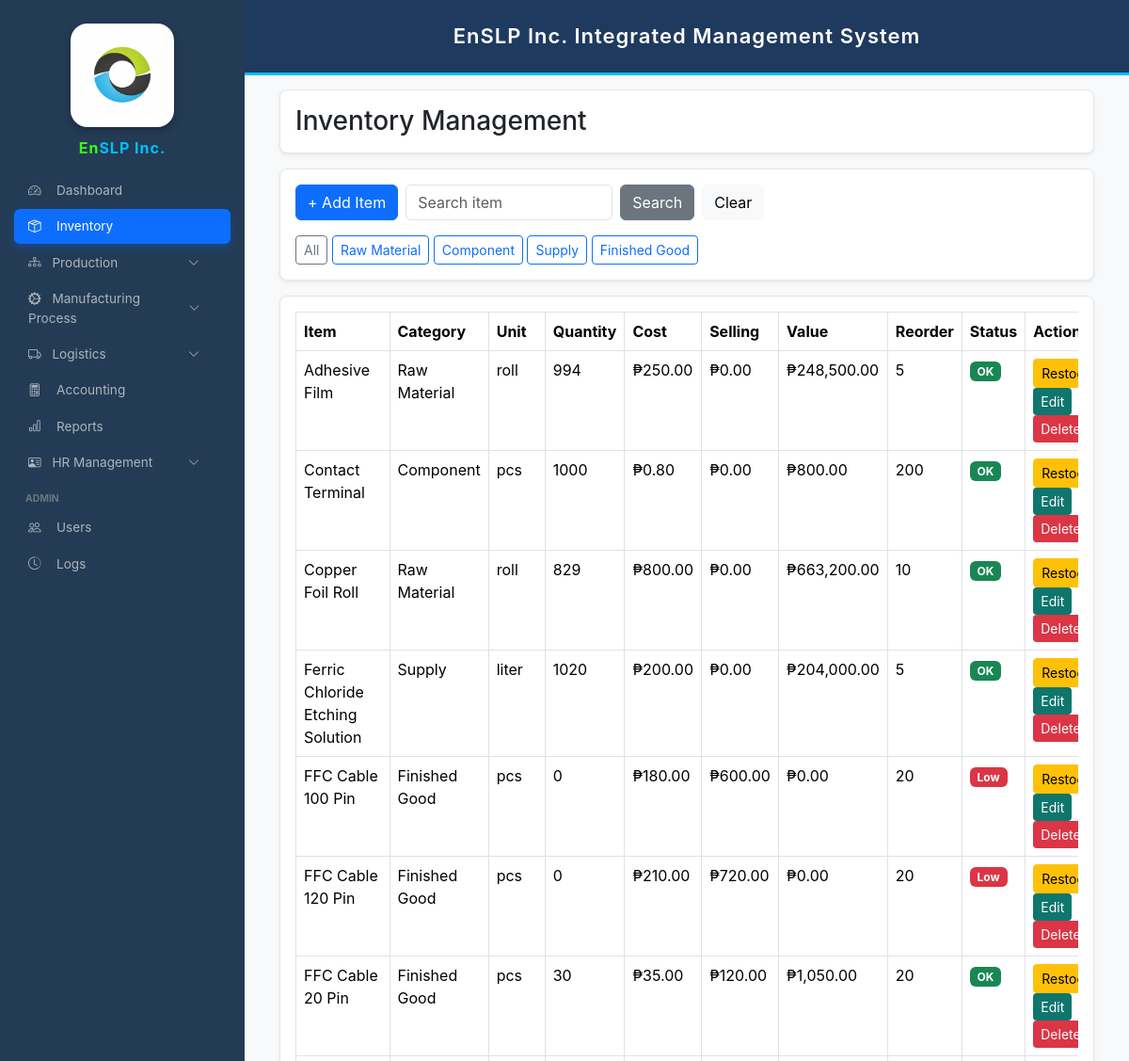
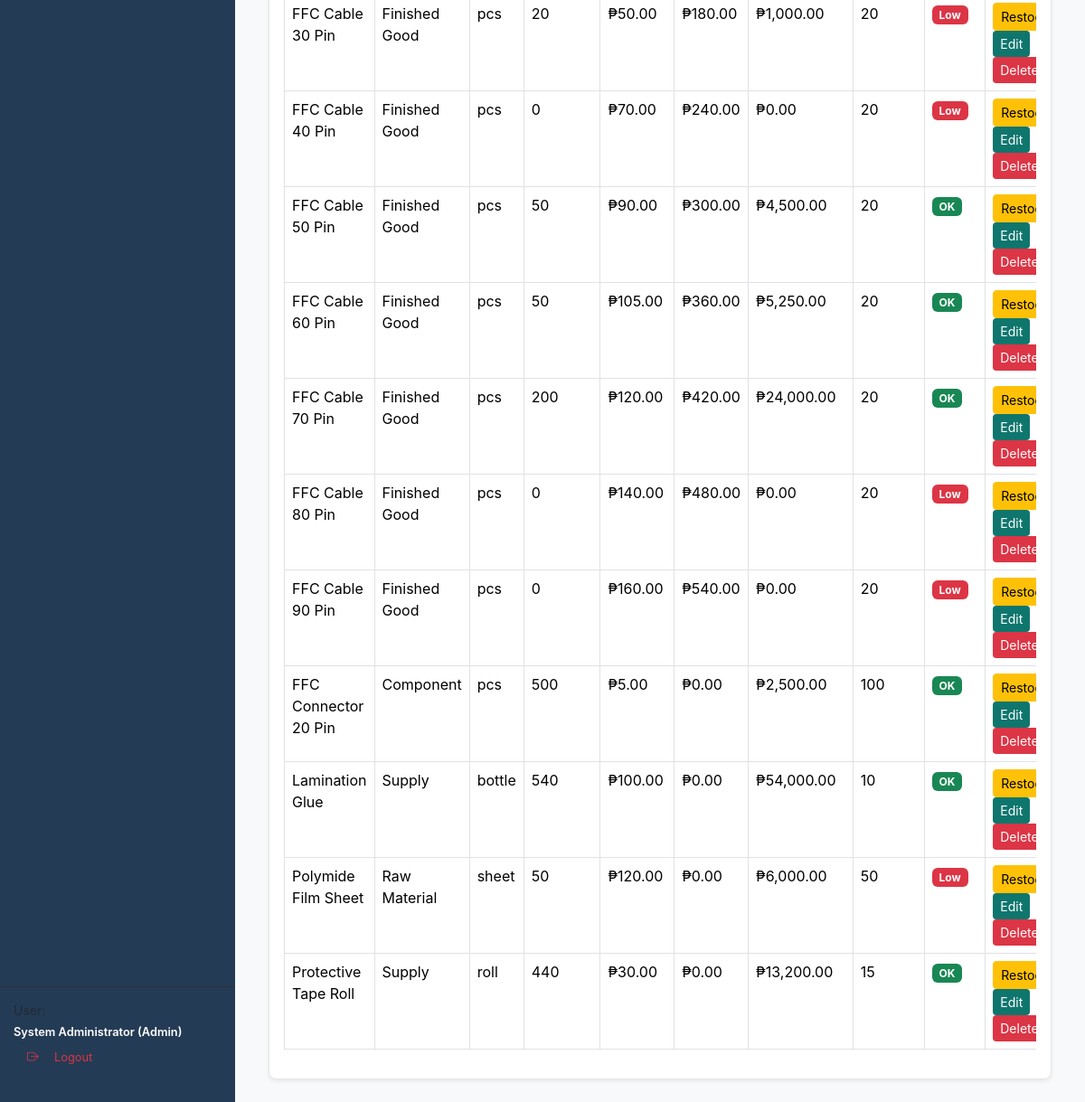
Page /inventory.php (signed in) on the committed database (2 pictures, top to bottom).
### tables this page shows
CREATE TABLE `inventory_items` (
  `id` int(11) NOT NULL,
  `item_code` varchar(50) DEFAULT NULL,
  `item_name` varchar(150) NOT NULL,
  `category` varchar(50) DEFAULT NULL,
  `unit` varchar(30) DEFAULT 'pcs',
  `quantity` int(11) NOT NULL DEFAULT 0,
  `reorder_level` int(11) NOT NULL DEFAULT 0,
  `created_at` datetime NOT NULL DEFAULT current_timestamp(),
  `cost` decimal(10,2) DEFAULT NULL,
  `selling_price` decimal(10,2) DEFAULT 0.00,
  `status` varchar(20) DEFAULT 'active',
  `value` decimal(10,2) DEFAULT 0.00
);

### inventory.php (the view, shortened to what this page needs)
<?php
require_once 'config.php';
$q = trim($_GET['q'] ?? '');
$category = $_GET['category'] ?? '';
if($q!=""){
    $stmt=$conn->prepare("SELECT * FROM inventory_items WHERE item_name LIKE ? AND status='active'");
    $stmt->execute(["%$q%"]);
}elseif($category!=""){
    $stmt=$conn->prepare("SELECT * FROM inventory_items WHERE category=? AND status='active'");
    $stmt->execute([$category]);
}else{
    $stmt=$conn->query("SELECT * FROM inventory_items WHERE status='active' ORDER BY item_name ASC");
}
$items=$stmt->fetchAll(PDO::FETCH_ASSOC);
?>
<!DOCTYPE html>
<html>
<head>
<link href="https://cdn.jsdelivr.net/npm/bootstrap@5.3.3/dist/css/bootstrap.min.css" rel="stylesheet">
</head>
<body>
<?php include 'sidebar.php'; ?>
<?php include 'header.php'; ?>
<div class="main-content">
<div class="container-fluid">
<div class="card shadow-sm mb-3">
<div class="card-body">
<h3 class="mb-0">Inventory Management</h3>
</div>
</div>
<div class="card shadow-sm mb-3">
<div class="card-body">
<form method="GET" class="d-flex align-items-center flex-wrap gap-2">
<div class="d-flex align-items-center gap-2 flex-wrap">
    <?php if(strtolower($_SESSION['role']) != 'engineer'): ?>
<button type="button" class="btn btn-primary" data-bs-toggle="modal" data-bs-target="#addModal">
    + Add Item
</button>
<?php endif; ?>
    <input
    type="text"
    name="q"
    value="<?=htmlspecialchars($q)?>"
    class="form-control"
    placeholder="Search item"
    style="width:220px"
    >
    <button class="btn btn-secondary">Search</button>
    <a href="inventory.php" class="btn btn-light">Clear</a>
</div>
</form>
<div class="mt-3">
<a href="inventory.php" class="btn btn-outline-secondary btn-sm">All</a>
<a href="inventory.php?category=Raw Material" class="btn btn-outline-primary btn-sm">Raw Material</a>
<a href="inventory.php?category=Component" class="btn btn-outline-primary btn-sm">Component</a>
<a href="inventory.php?category=Supply" class="btn btn-outline-primary btn-sm">Supply</a>
<a href="inventory.php?category=Finished Good" class="btn btn-outline-primary btn-sm">Finished Good</a>
</div>
</div>
</div>
<div class="card shadow-sm">
<div class="card-body">
<div class="table-responsive">
<table class="table table-bordered table-hover">
<thead>
<tr>
<th>Item</th>
<th>Category</th>
<th>Unit</th>
<th>Quantity</th>
<th>Cost</th>
<th>Selling</th>
<th>Value</th>
<th>Reorder</th>
<th>Status</th>
<th width="220">Action</th>
</tr>
</thead>
<tbody>
<?php foreach($items as $it){
$cost = (float)($it['cost'] ?? 0);
$qty = (int)($it['quantity'] ?? 0);
$value = $cost * $qty;
$low = ($qty <= (int)$it['reorder_level']);
?>
<tr>
<td><?=$it['item_name']?></td>
<td><?=$it['category']?></td>
<td><?=$it['unit']?></td>
<td><?=$it['quantity']?></td>
<td>₱<?=number_format((float)($it['cost'] ?? 0),2)?></td>
<td>₱<?=number_format((float)($it['selling_price'] ?? 0),2)?></td>
<td>₱<?=number_format((float)$value,2)?></td>
<td><?=$it['reorder_level']?></td>
<td>
<?php if($low){ ?>
<span class="badge bg-danger">Low</span>
<?php } else { ?>
<span class="badge bg-success">OK</span>
<?php } ?>
</td>
<td>
<?php if(strtolower($_SESSION['role']) != 'engineer'): ?>
<button class="btn btn-warning btn-sm"
data-bs-toggle="modal"
data-bs-target="#restockModal"
data-id="<?=$it['id']?>"
data-name="<?=$it['item_name']?>"
>
Restock
</button>
<button
class="btn btn-edit btn-sm"
data-bs-toggle="modal"
data-bs-target="#editModal"
data-id="<?=$it['id']?>"
data-name="<?=$it['item_name']?>"
data-category="<?=$it['category']?>"
data-unit="<?=$it['unit']?>"
data-qty="<?=$it['quantity']?>"
data-cost="<?=$it['cost']?>"
data-sell="<?=$it['selling_price']?>"
data-reorder="<?=$it['reorder_level']?>"
>
Edit
</button>
<form method="POST" style="display:inline;">
<button type="submit" name="delete_item" class="btn btn-delete btn-sm"
onclick="return confirm('Delete this item?')">
Delete
</button>
</form>
<?php else: ?>
<span class="badge bg-secondary">View Only</span>
<?php endif; ?>
</td>
</tr>
<?php } ?>
</tbody>
</table>
</div>
</div>
</div>
</div>
</div>
</body>
</html>

### inventory.php (style rules this page uses)
body { background:#f4f6f9; font-family:Arial; }
.main-content { margin-left:260px; padding:25px; margin-top:70px; }
.card { border-radius:8px; border:1px solid #e6e6e6; }
.table thead { background:#f8f9fa; }
.btn-edit { background:#0f766e; color:white; border:none; }
.btn-delete { background:#dc3545; color:white; border:none; }

### sidebar.php (style rules this page uses)
:root { --sb-width:260px; --primary-blue:#0d6efd; --sidebar-bg:#243b55; }
body { font-family:'Inter',sans-serif!important; margin:0!important; background:#f8f9fa; }

### rows in the picture
inventory_items: item_name "Adhesive Film", category "Raw Material", unit "roll", quantity "994", cost "250.00", selling_price "0.00", value "248,500.00", reorder_level "5", shows "OK"
inventory_items: item_name "Contact Terminal", category "Component", unit "pcs", quantity "1000", cost "0.80", selling_price "0.00", value "800.00", reorder_level "200", shows "OK"
inventory_items: item_name "Copper Foil Roll", category "Raw Material", unit "roll", quantity "829", cost "800.00", selling_price "0.00", value "663,200.00", reorder_level "10", shows "OK"
inventory_items: item_name "Ferric Chloride Etching Solution", category "Supply", unit "liter", quantity "1020", cost "200.00", selling_price "0.00", value "204,000.00", reorder_level "5", shows "OK"
inventory_items: item_name "FFC Cable 100 Pin", category "Finished Good", unit "pcs", quantity "0", cost "180.00", selling_price "600.00", value "0.00", reorder_level "20", shows "Low"
inventory_items: item_name "FFC Cable 120 Pin", category "Finished Good", unit "pcs", quantity "0", cost "210.00", selling_price "720.00", value "0.00", reorder_level "20", shows "Low"
inventory_items: item_name "FFC Cable 20 Pin", category "Finished Good", unit "pcs", quantity "30", cost "35.00", selling_price "120.00", value "1,050.00", reorder_level "20", shows "OK"
inventory_items: item_name "FFC Cable 30 Pin", category "Finished Good", unit "pcs", quantity "20", cost "50.00", selling_price "180.00", value "1,000.00", reorder_level "20", shows "Low"
inventory_items: item_name "FFC Cable 40 Pin", category "Finished Good", unit "pcs", quantity "0", cost "70.00", selling_price "240.00", value "0.00", reorder_level "20", shows "Low"
inventory_items: item_name "FFC Cable 50 Pin", category "Finished Good", unit "pcs", quantity "50", cost "90.00", selling_price "300.00", value "4,500.00", reorder_level "20", shows "OK"
inventory_items: item_name "FFC Cable 60 Pin", category "Finished Good", unit "pcs", quantity "50", cost "105.00", selling_price "360.00", value "5,250.00", reorder_level "20", shows "OK"
inventory_items: item_name "FFC Cable 70 Pin", category "Finished Good", unit "pcs", quantity "200", cost "120.00", selling_price "420.00", value "24,000.00", reorder_level "20", shows "OK"
inventory_items: item_name "FFC Cable 80 Pin", category "Finished Good", unit "pcs", quantity "0", cost "140.00", selling_price "480.00", value "0.00", reorder_level "20", shows "Low"
inventory_items: item_name "FFC Cable 90 Pin", category "Finished Good", unit "pcs", quantity "0", cost "160.00", selling_price "540.00", value "0.00", reorder_level "20", shows "Low"
inventory_items: item_name "FFC Connector 20 Pin", category "Component", unit "pcs", quantity "500", cost "5.00", selling_price "0.00", value "2,500.00", reorder_level "100", shows "OK"
inventory_items: item_name "Lamination Glue", category "Supply", unit "bottle", quantity "540", cost "100.00", selling_price "0.00", value "54,000.00", reorder_level "10", shows "OK"
inventory_items: item_name "Polymide Film Sheet", category "Raw Material", unit "sheet", quantity "50", cost "120.00", selling_price "0.00", value "6,000.00", reorder_level "50", shows "Low"
inventory_items: item_name "Protective Tape Roll", category "Supply", unit "roll", quantity "440", cost "30.00", selling_price "0.00", value "13,200.00", reorder_level "15", shows "OK"
